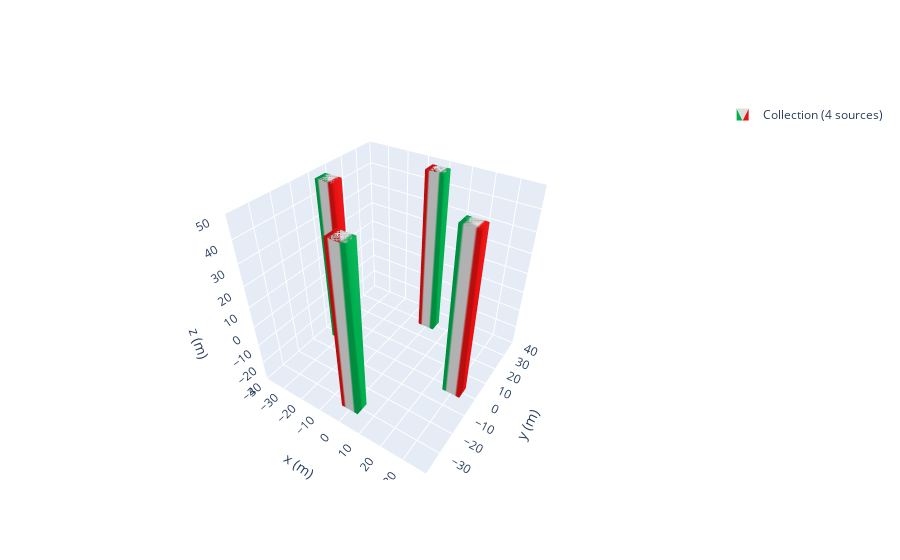

Notebook code for this chart:
### Code cell
tfmot = magpy.Collection()
N = 4
angles = np.linspace(0, 360, N, endpoint=False)

halbach = magpy.Collection()
for a in angles:
    cube= magpy.magnet.Cuboid(
    dimension=(8,6,80),
    polarization=(1.17,0,0),
    position=(30,0,10))
    
    cube.rotate_from_angax(a, 'z',anchor = 0)
    cube.rotate_from_angax(a, 'z')

    tfmot.add(cube)

magpy.show(tfmot, backend='plotly',)

### Figure 1 — Plotly figure (JSON) as saved in the notebook; plotly's stock layout.template omitted (floating-point values rounded to 4 significant figures)
{"data": [{"color": "#2e91e5", "colorscale": [[0, "#00b050"], [0.16, "#00b050"], [0.26, "#dddddd"], [0.74, "#dddddd"], [0.84, "#e71111"], [1, "#e71111"]], "i": [7, 0, 0, 0, 4, 4, 2, 6, 4, 0, 3, 7, 15, 8, 8, 8, 12, 12, 10, 14, 12, 8, 11, 15, 23, 16, 16, 16, 20, 20, 18, 22, 20, 16, 19, 23, 31, 24, 24, 24, 28, 28, 26, 30, 28, 24, 27, 31], "intensity": [0, 0, 1, 1, 0, 0, 1, 1, 0, 0, 1, 1, 0, 0, 1, 1, 0, 0, 1, 1, 0, 0, 1, 1, 0, 0, 1, 1, 0, 0, 1, 1], "j": [0, 7, 1, 2, 6, 7, 1, 2, 5, 5, 2, 2, 8, 15, 9, 10, 14, 15, 9, 10, 13, 13, 10, 10, 16, 23, 17, 18, 22, 23, 17, 18, 21, 21, 18, 18, 24, 31, 25, 26, 30, 31, 25, 26, 29, 29, 26, 26], "k": [3, 4, 2, 3, 5, 6, 5, 5, 0, 1, 7, 6, 11, 12, 10, 11, 13, 14, 13, 13, 8, 9, 15, 14, 19, 20, 18, 19, 21, 22, 21, 21, 16, 17, 23, 22, 27, 28, 26, 27, 29, 30, 29, 29, 24, 25, 31, 30], "legendgroup": "Collection(id=2831106011984)", "name": "Collection (4 sources)", "opacity": 1, "showlegend": true, "showscale": false, "type": "mesh3d", "x": [26, 26, 34, 34, 26, 26, 34, 34, 4.0, 4.0, -4.0, -4.0, 4.0, 4.0, -4.0, -4.0, -34, -34, -26, -26, -34, -34, -26, -26, 4.0, 4.0, -4.0, -4.0, 4.0, 4.0, -4.0, -4.0], "y": [-3, 3, 3, -3, -3, 3, 3, -3, 33, 27, 27, 33, 33, 27, 27, 33, -3.0, 3.0, 3.0, -3.0, -3.0, 3.0, 3.0, -3.0, -27, -33, -33, -27, -27, -33, -33, -27], "z": [-30, -30, -30, -30, 50, 50, 50, 50, -30, -30, -30, -30, 50, 50, 50, 50, -30, -30, -30, -30, 50, 50, 50, 50, -30, -30, -30, -30, 50, 50, 50, 50]}], "layout": {"legend": {"itemsizing": "constant"}, "scene": {"aspectmode": "manual", "aspectratio": {"x": 1, "y": 1, "z": 1}, "camera": {"eye": {"x": 1, "y": -1.5, "z": 1.4}}, "xaxis": {"autorange": false, "range": [-40, 40], "title": {"text": "x (m)"}}, "yaxis": {"autorange": false, "range": [-40, 40], "title": {"text": "y (m)"}}, "zaxis": {"autorange": false, "range": [-30, 50], "title": {"text": "z (m)"}}}}}
